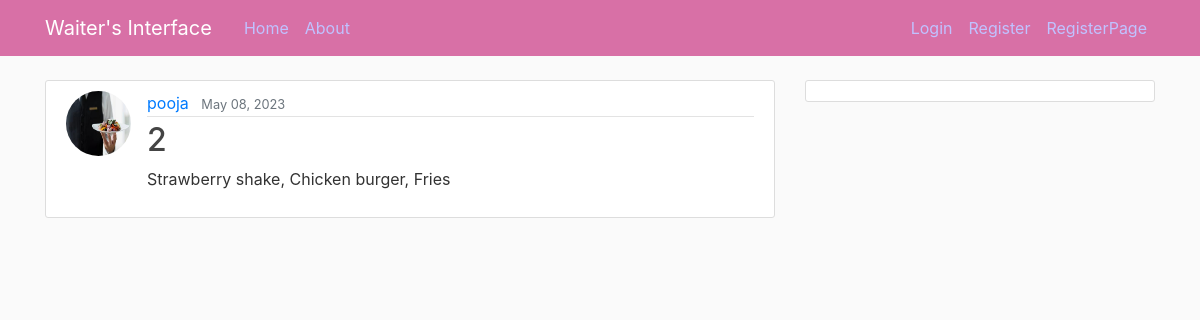
The app's page /order/2/ with its own data.
### staff/models.py (models this page shows, shortened)
class Order(models.Model):
    table_no = models.CharField(max_length=10)
    order = models.TextField()
    date_posted = models.DateTimeField(default=timezone.now)
    customer = models.ForeignKey(User, on_delete=models.CASCADE)

### StaffRegistration/models.py (models this page shows, shortened)
class Profile(models.Model):
    user = models.OneToOneField(User, on_delete=models.CASCADE)
    image = models.ImageField(default='default.jpg', upload_to='profile_pics')

### staff/views.py (the view)
# urls.py: path('order/<int:pk>/', OrderDetailView.as_view(), name='order-detail'),
class OrderDetailView(DetailView):
    model = Order

### staff/templates/staff/order_detail.html (shortened to what this page needs)
{% extends "staff/base.html" %}
{% block content %}
  <article class="media content-section">
    <img class="rounded-circle article-img" src="{{ object.customer.profile.image.url }}">
    <div class="media-body">
      <div class="article-metadata">
        <a class="mr-2" href="#">{{ object.customer }}</a>
        <small class="text-muted">{{ object.date_posted|date:"F d, Y" }}</small>
      </div>
      <h2 class="article-title">{{ object.table_no }}</h2>
      <p class="article-content">{{ object.order }}</p>
    </div>
  </article>
{% endblock content %}

### staff/static/staff/main.css (style rules this page uses)
body { background: #fafafa; color: #333333; margin-top: 5rem; }
h1, h2, h3, h4, h5, h6 { color: #444444; }
.content-section { background: #ffffff; padding: 10px 20px; border: 1px solid #dddddd; border-radius: 3px; margin-bottom: 20px; }
.article-title { color: #444444; }
.article-content { white-space: pre-line; }
.article-img { height: 65px; width: 65px; margin-right: 16px; }
.article-metadata { padding-bottom: 1px; margin-bottom: 4px; border-bottom: 1px solid #e3e3e3 }

### records on screen
Order: customer.profile.image (placeholder picture), customer "pooja", date_posted "May 08, 2023", table_no "2", order "Strawberry shake, Chicken burger, Fries"
